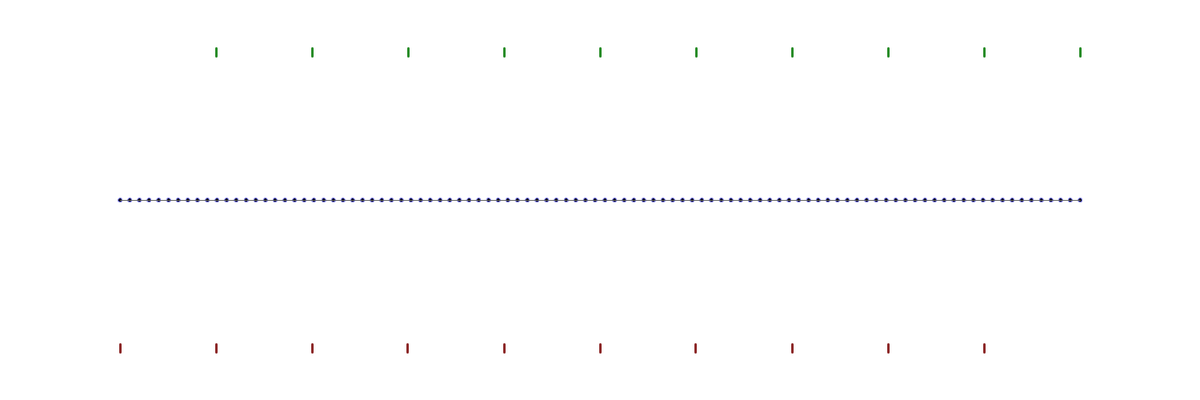
Frame 1 (no input)
Frame 60 (the mouse pressed at the canvas centre just before this capture): identical to frame 1, image omitted
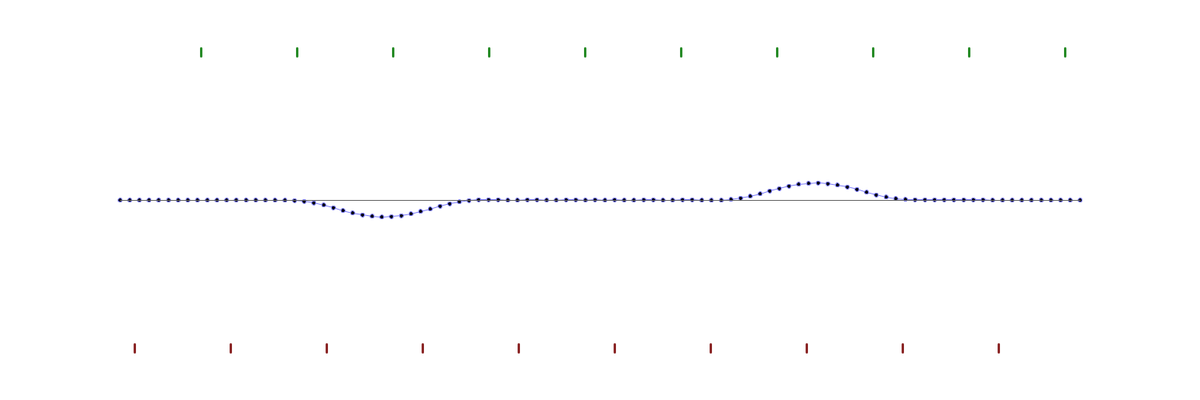
Frame 120 (the mouse held since frame 60 and released just before this capture)

The Processing sketch that drew these frames (run headless with seeded random() and noise(); from frame 60 on, the mouse is pressed at the canvas centre):

// Processing sketch: string_tension_transverse_wave
// ── string_tension_transverse_wave.pde
/*
  string_tension_transverse_wave.pde
  
 - Akira Kageyama (kage@port.kobe-u.ac.jp)
 
 - History
           2026.04.12: cp and revise string_catenary2.pde

 - Note
         - We solve only the vertical (y-direcional) motion of each particle.
 
 - Usage 
           Mouse click : Start/Stop calculation
 
 */

boolean RunningStateToggle = false;


// string in natural state:     ooooooooooooooooooooooooooooooo
//                              .                               .
//                              .                                 .
// string in streched state :   ooooooooooooooooooooooooooooooooooooo
//
//
//
// When NUM_OF_PARTICLES = 7
//
//         particle number:       0    1    2    3    4    5    6
//                               /    /    /    /    /    /    / 
// string in natural state:     *----*----*----*----*----*----*
//                              .                               .
//                              .                                 .
// string in streched state :   *-----*-----*-----*-----*-----*-----*
//                             /     /     /     /     /     /     /
//                            0     1     2     3     4     5     6
//


//--------------------<input parameters>--------------------
final float STRING_NATURAL_LENGTH   = 1.0;    // (m)
final float STRING_STRETCHED_LENGTH = 1.1;    // (m)
final float STRING_MASS             = 0.001;  // (kg)
final float STRING_TENSION_FORCE    = 1.0;    // (N)
final int NUM_OF_PARTICLES = 100;   
final int DISPLAY_SPEED = 20;  // the larger, the higher quicker.
final boolean DISPLAY_PHASE_VELOCITY_MARKS = true;
//-------------------</input parameters>--------------------


//--------------------<derived parameters>--------------------
final float STRING_STRETCH 
              = STRING_STRETCHED_LENGTH-STRING_NATURAL_LENGTH; // (m)
final float STRING_TENSION_COEFFICIENT
              = STRING_TENSION_FORCE / STRING_STRETCH; // (N)(m)^{-1}
final float STRING_MASS_DENSITY 
              = STRING_MASS / STRING_NATURAL_LENGTH;  // (kg)(m)^{-1}
//
//
//                                        NATURAL_DISTANCE_BETWEEN_PARTICLES
//                                        . 
//                                        .
//                                     |--+-|
//         particle number:       0    1    2    3    4    5    6
//                               /    /    /    /    /    /    / 
// string in natural state:     *----*----*====*----*----*----*
//                                           |
//                                           spring between particles
//
//
//                   i-th particle    (i+1)-th particle
//                   /               /
//                  o = = = = = = = o
//                           .
//                            .
//                             spring between particles
//
//
// string in streched state :   *-----*-----*-----*-----*-----*-----*
//                             /     /     /     /     /     /     /
//                            0     1     2     3     4     5     6

//                
final float SPRING_NATURAL_LENGTH = STRING_NATURAL_LENGTH / (NUM_OF_PARTICLES-1);
final float SPRING_STRETCHED_LENGTH = STRING_STRETCHED_LENGTH / (NUM_OF_PARTICLES-1);
final float MASS_OF_A_PARTICLE = STRING_MASS_DENSITY * SPRING_NATURAL_LENGTH;
final float SPRING_STRETCH = SPRING_STRETCHED_LENGTH - SPRING_NATURAL_LENGTH;
final float SPRING_CONST = STRING_TENSION_FORCE / SPRING_STRETCH;
//-------------------</derived parameters>--------------------


float[] particlePosX = new float[NUM_OF_PARTICLES];
float[] particlePosY = new float[NUM_OF_PARTICLES];
float[] particleVelX = new float[NUM_OF_PARTICLES];
float[] particleVelY = new float[NUM_OF_PARTICLES];
float[] springK  = new float[NUM_OF_PARTICLES-1];

float spring_omega_sq = SPRING_CONST / MASS_OF_A_PARTICLE;
float spring_omega = sqrt(spring_omega_sq);   // (sec)^{-1}
float spring_period = TWO_PI / spring_omega;  // (sec)
float xmax_stretched_string =  STRING_STRETCHED_LENGTH / 2;
float xmin_stretched_string = -STRING_STRETCHED_LENGTH / 2;

float ymin = -0.01;  // (m)
float ymax =  0.01;  // (m)

float time = 0.0; // (sec)
int   step = 0;
float   dt = spring_period*0.01;  // (sec)


void initialize() { 
  for (int i=0; i<NUM_OF_PARTICLES-1; i++) {
    springK[i] = SPRING_CONST;
  }

  for (int i=0; i<NUM_OF_PARTICLES; i++) {
    particlePosX[i] = xmin_stretched_string + i*SPRING_STRETCHED_LENGTH;
    particlePosY[i] = 0.0; // y
    particleVelX[i] = 0.0; // vx
    particleVelY[i] = 0.0; // vy
  }
  
  for (int i=0; i<NUM_OF_PARTICLES; i++) {
    float half_length_of_wave_packet = STRING_STRETCHED_LENGTH*0.1;
    float amplitude_of_wave_packet = 0.001;  // (m)
    float x = particlePosX[i];
    if ( abs(x) < half_length_of_wave_packet ) {
      //particlePosY[i] = amplitude_of_wave_packet*0.5*(1+cos(x/half_length_of_wave_packet*PI));
      particleVelY[i] = 1.0*sin(x/half_length_of_wave_packet*PI);
    }
  }
}


void setup() {
  size(1500, 500);
  background(255);
  initialize();
  frameRate(60);
}


void draw() {
  background(255);
  stroke(0, 0, 255);

  translate(0, height);
  scale(1, -1);
  drawString();
  drawHorizontalLine();
  if ( DISPLAY_PHASE_VELOCITY_MARKS ) drawPhaseVelocityTickMarks();

  if ( RunningStateToggle ) {
    for (int n=0; n<DISPLAY_SPEED; n++) { // to speed up the display
      rungeKutta4();
      step += 1;
      if ( step%100 == 0 ) {
        println("step=", nf(step,9), 
                "time=", nf(time,1,6), 
                "energy=", totalEnergy() );
      }
    }
  }
}


float totalEnergy() {
  float kineticEnergy = 0.0;
  float potentialEnergy = 0.0;
  
  for (int i=0; i<NUM_OF_PARTICLES; i++) {
    float posx = particlePosX[i];
    float posy = particlePosY[i];
    float velx = particleVelX[i];
    float vely = particleVelY[i];
  
    if ( i>=1 && i<= NUM_OF_PARTICLES-1 ) {
      kineticEnergy += 0.5*MASS_OF_A_PARTICLE*(velx*velx+vely*vely);
    }
    
    if ( i>0 ) {
      float posx0 = particlePosX[i-1];
      float posy0 = particlePosY[i-1];      
      float l = dist(posx,posy,posx0,posy0) - SPRING_NATURAL_LENGTH;
      float lsq = l*l;
      potentialEnergy += 0.5*SPRING_CONST*lsq; 
    }
  }

  return(kineticEnergy + potentialEnergy);
}



void equationOfMotion(float  posx[],
                      float  posy[],
                      float  velx[],
                      float  vely[],                      
                      float dposx[],
                      float dposy[],
                      float dvelx[],
                      float dvely[],
                      float dt) 

{
  float l0 = SPRING_NATURAL_LENGTH;
  float dtm = dt / MASS_OF_A_PARTICLE;
    
  for (int i=1; i<=NUM_OF_PARTICLES-2; i++) {  
             // See boundaryCondition() for i=0 & NP-1.   

    // 
    //     (x0,y0)          (x1,y1)       (x2,y2)
    //         i-1           i            i+1
    //          o------------o------------o
    //          |            |            |
    //          |<--dist01-->|<--dist02-->|
    //                         
    //
    
    float x0 = posx[i-1];
    float x1 = posx[i  ];
    float x2 = posx[i+1];
    float y0 = posy[i-1];
    float y1 = posy[i  ];
    float y2 = posy[i+1];
    float dist01 = dist(x0,y0,x1,y1);
    float dist12 = dist(x1,y1,x2,y2);

    float s_forceAmp01 = springK[i-1]*(dist01-l0);
    float s_forceAmp12 = springK[i  ]*(dist12-l0);
    
    float unitVec01x = (x1-x0)/dist01;
    float unitVec01y = (y1-y0)/dist01;
    float unitVec12x = (x2-x1)/dist12;
    float unitVec12y = (y2-y1)/dist12;
    float s_force01x = s_forceAmp01*unitVec01x;
    float s_force01y = s_forceAmp01*unitVec01y;
    float s_force12x = s_forceAmp12*unitVec12x;
    float s_force12y = s_forceAmp12*unitVec12y;
    
    // Notice: Here we ignore the dissipation.
    float frictionCoeff = 0.0;
    float v_force_x = -frictionCoeff*velx[i];
    float v_force_y = -frictionCoeff*vely[i];
    
    float force_x = s_force12x - s_force01x + v_force_x;
    float force_y = s_force12y - s_force01y + v_force_y;
    
    // Notice: Here we ignore the horizontal motion.
    force_x = 0;

    dposx[i] = velx[i] * dt;  // dx = vx * dt
    dposy[i] = vely[i] * dt;  // dy = vy * dt
    dvelx[i] = force_x * dtm; // dvx = (fx/m)*dt 
    dvely[i] = force_y * dtm; // dvy = (fy/m- g)*dt
  }
}



void boundaryCondition( float[] x, float y[] ) 
{
  x[0] = xmin_stretched_string;   // x-coord of left-most particle.
  y[0] = 0.0;                     // y-coord of left-most particle.
  x[NUM_OF_PARTICLES-1] = xmax_stretched_string;  // x-coord of right-most particle.
  y[NUM_OF_PARTICLES-1] = 0.0;                    // y-coord of right-most particle.
}


float mapx(float x) {
  // (x,y) = physical unit coords. 
  // (map(x),map(y)) = pixel coords.
  
  //   |              |                  |               |
  //   |--left space--|==================|--right space--|
  //   |              |                  |               |
  //   0              window_x1          window_x2       width
  
  float left_space_in_pixel = width*0.1;
  float right_space_in_pixel = left_space_in_pixel;
  float window_x1_in_pixel = left_space_in_pixel;
  float window_x2_in_pixel = width - right_space_in_pixel;
  
  return map(x, xmin_stretched_string, xmax_stretched_string, window_x1_in_pixel, window_x2_in_pixel);
}


float mapy(float y) {
  // (x,y) = physical unit coords. 
  // (map(x),map(y)) = pixel coords.
  
  float lower_space_in_pixel = height*0.1;
  float upper_space_in_pixel = lower_space_in_pixel;
  float window_y1_in_pixel = lower_space_in_pixel;
  float window_y2_in_pixel = height - upper_space_in_pixel;
  
  return map(y, ymin, ymax, window_y1_in_pixel, window_y2_in_pixel);
}



void drawHorizontalLine() {
  stroke(100);
  line(mapx(xmin_stretched_string), mapy(0), mapx(xmax_stretched_string), mapy(0));
}


void drawPhaseVelocityTickMarks() {
  float string_phase_velocity = sqrt(STRING_TENSION_FORCE/STRING_MASS_DENSITY);
  int NUM_TICK_MARCKS = 10;
  //
  //  When NUM_TICK_MARCKS = 4,
  //
  //           xmin=================s=t=r=i=n=g=============xmax
  //             |          |          |          |          |
  //             D-->       D-->       D-->       D-->       
  //
  float distance_between_dummy_particles = STRING_STRETCHED_LENGTH / NUM_TICK_MARCKS;
  
  
  // Right-moving dummy particles
  strokeWeight(3);
  stroke(140,40,40);
  for (int i=0; i<NUM_TICK_MARCKS; i++) {
    float x = i*distance_between_dummy_particles;
    
    x += string_phase_velocity * time;
    x = x % STRING_STRETCHED_LENGTH;
    x += xmin_stretched_string;        
    line(mapx(x), mapy(ymin*0.9), mapx(x), mapy(ymin*0.95));
  }
  
  // Left-moving dummy particles
  stroke(40,140,40);
  for (int i=0; i<NUM_TICK_MARCKS; i++) {
    float x = -i*distance_between_dummy_particles;
    
    x -= string_phase_velocity * time;
    x = -((-x) % STRING_STRETCHED_LENGTH);
    x += xmax_stretched_string;        
    line(mapx(x), mapy(ymax*0.9), mapx(x), mapy(ymax*0.95));
  }
  strokeWeight(1);
  
}


void drawString() {
  stroke(125,125,255);

  for (int i=0; i<NUM_OF_PARTICLES-1; i++) {
    if ( springK[i] > 0.0 ) {
      float x0 = particlePosX[i];
      float y0 = particlePosY[i];
      float x1 = particlePosX[i+1];
      float y1 = particlePosY[i+1];
      line(mapx(x0), mapy(y0), mapx(x1), mapy(y1));
    }
  }

  fill(0);
  for (int i=0; i<NUM_OF_PARTICLES; i++) {
    float x = particlePosX[i];
    float y = particlePosY[i];
    ellipse(mapx(x), mapy(y), 5, 5);
  }
}



void mousePressed() {
  RunningStateToggle = !RunningStateToggle;
}

// ── integrator.pde

void rungeKutta4Advance(int num, 
                        float[] posx,
                        float[] posy,
                        float[] velx,
                        float[] vely,
                        float[] posx1,
                        float[] posy1,
                        float[] velx1,
                        float[] vely1,
                        float[] dposx,
                        float[] dposy,
                        float[] dvelx,
                        float[] dvely,
                        float factor)
{
  for (int j=0; j<num; j++) {
    posx[j] = posx1[j] + factor*dposx[j];
    posy[j] = posy1[j] + factor*dposy[j];
    velx[j] = velx1[j] + factor*dvelx[j];
    vely[j] = vely1[j] + factor*dvely[j];
  }
}



void rungeKutta4()
{
  final float ONE_SIXTH = 1.0/6.0;
  final float ONE_THIRD = 1.0/3.0;

  float[] posxprev = new float[NUM_OF_PARTICLES];
  float[] posxwork = new float[NUM_OF_PARTICLES];
  float[]   dposx1 = new float[NUM_OF_PARTICLES];
  float[]   dposx2 = new float[NUM_OF_PARTICLES];
  float[]   dposx3 = new float[NUM_OF_PARTICLES];
  float[]   dposx4 = new float[NUM_OF_PARTICLES];
  float[] posyprev = new float[NUM_OF_PARTICLES];
  float[] posywork = new float[NUM_OF_PARTICLES];
  float[]   dposy1 = new float[NUM_OF_PARTICLES];
  float[]   dposy2 = new float[NUM_OF_PARTICLES];
  float[]   dposy3 = new float[NUM_OF_PARTICLES];
  float[]   dposy4 = new float[NUM_OF_PARTICLES];
  float[] velxprev = new float[NUM_OF_PARTICLES];
  float[] velxwork = new float[NUM_OF_PARTICLES];
  float[]   dvelx1 = new float[NUM_OF_PARTICLES];
  float[]   dvelx2 = new float[NUM_OF_PARTICLES];
  float[]   dvelx3 = new float[NUM_OF_PARTICLES];
  float[]   dvelx4 = new float[NUM_OF_PARTICLES];
  float[] velyprev = new float[NUM_OF_PARTICLES];
  float[] velywork = new float[NUM_OF_PARTICLES];
  float[]   dvely1 = new float[NUM_OF_PARTICLES];
  float[]   dvely2 = new float[NUM_OF_PARTICLES];
  float[]   dvely3 = new float[NUM_OF_PARTICLES];
  float[]   dvely4 = new float[NUM_OF_PARTICLES];

  for (int j=0; j<NUM_OF_PARTICLES; j++) {
    posxprev[j] = particlePosX[j];
    posyprev[j] = particlePosY[j];
    velxprev[j] = particleVelX[j];
    velyprev[j] = particleVelY[j];
  }

  //step 1 
  equationOfMotion(posxprev,
                   posyprev,
                   velxprev,
                   velyprev,
                     dposx1,
                     dposy1,
                     dvelx1,
                     dvely1,
                         dt);
  rungeKutta4Advance(NUM_OF_PARTICLES,
                     posxwork,
                     posywork,
                     velxwork,
                     velywork,
                     posxprev,
                     posyprev,
                     velxprev,
                     velyprev,
                       dposx1,
                       dposy1,
                       dvelx1,
                       dvely1,
                          0.5);                        
  boundaryCondition(posxwork, posywork);

  time += 0.5*dt;

  //step 2
  equationOfMotion(posxwork,
                   posywork,
                   velxwork,
                   velywork,
                     dposx2,
                     dposy2,
                     dvelx2,
                     dvely2,
                         dt);
  rungeKutta4Advance(NUM_OF_PARTICLES,
                     posxwork,
                     posywork,
                     velxwork,
                     velywork,
                     posxprev,
                     posyprev,
                     velxprev,
                     velyprev,
                       dposx2,
                       dposy2,
                       dvelx2,
                       dvely2,
                          0.5);
  boundaryCondition( posxwork, posywork);
                          
  //step 3
  equationOfMotion(posxwork,
                   posywork,
                   velxwork,
                   velywork,
                     dposx3,
                     dposy3,
                     dvelx3,
                     dvely3,
                         dt);
  rungeKutta4Advance(NUM_OF_PARTICLES,
                     posxwork,
                     posywork,
                     velxwork,
                     velywork,
                     posxprev,
                     posyprev,
                     velxprev,
                     velyprev,
                       dposx3,
                       dposy3,
                       dvelx3,
                       dvely3,
                          1.0);
  boundaryCondition( posxwork, posywork);

  time += 0.5*dt;

  //step 4
  equationOfMotion(posxwork,
                   posywork,
                   velxwork,
                   velywork,
                     dposx4,
                     dposy4,
                     dvelx4,
                     dvely4,
                         dt);
  
  //the result
  for (int j=1; j<NUM_OF_PARTICLES-1; j++) { 
    posxwork[j] = posxprev[j] + (
                           ONE_SIXTH*dposx1[j]
                         + ONE_THIRD*dposx2[j]
                         + ONE_THIRD*dposx3[j]
                         + ONE_SIXTH*dposx4[j] 
                         );
    posywork[j] = posyprev[j] + (
                           ONE_SIXTH*dposy1[j]
                         + ONE_THIRD*dposy2[j]
                         + ONE_THIRD*dposy3[j]
                         + ONE_SIXTH*dposy4[j] 
                         );
    velxwork[j] = velxprev[j] + (
                           ONE_SIXTH*dvelx1[j]
                         + ONE_THIRD*dvelx2[j]
                         + ONE_THIRD*dvelx3[j]
                         + ONE_SIXTH*dvelx4[j] 
                         );
    velywork[j] = velyprev[j] + (
                           ONE_SIXTH*dvely1[j]
                         + ONE_THIRD*dvely2[j]
                         + ONE_THIRD*dvely3[j]
                         + ONE_SIXTH*dvely4[j] 
                         );
  }
  
  boundaryCondition(posxwork, posywork);
  
  for (int j=0; j<NUM_OF_PARTICLES; j++) {
    particlePosX[j] = posxwork[j];
    particlePosY[j] = posywork[j];
    particleVelX[j] = velxwork[j];
    particleVelY[j] = velywork[j];
  }

}
